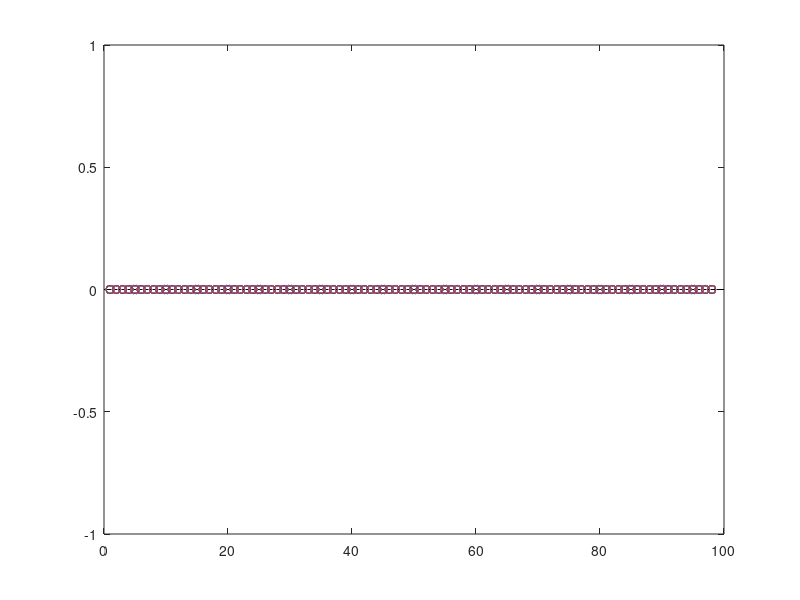

MATLAB code for this plot:
clear;

% Open the file containing the received samples
f2 = fopen('tx.dat', 'rb');
 
% read data from the file
tmp = fread(f2, 'float32');
rx = tmp(1:2:end)+1i*tmp(2:2:end);
rx = rx.';
rx = rx(1000:end);

% close the file
fclose(f2);

% f1 = fopen('tx.dat', 'rb');
% tx = fread(f1, 'float32'); 

load('tx'); 
disp(length(rx));

load('lts'); 

load('knownWN'); 

[r, lags] = xcorr(rx, lts); 
[~, startIndex] = max(abs(r)); 
startLag = lags(startIndex);
plot(lags, abs(r)); 

lts = rx(startLag:startLag + 191); 
ts1 = lts(64:127); 
ts2 = lts(128:191); 

fDeltaSum = 0; 

for m = 1:64
    fDeltaSum = fDeltaSum + angle(ts2(m)/ts1(m));
end

fDelta = fDeltaSum / (64^2); 
rxLong = rx((startLag+192):(startLag + 8799 + 192)); 

for k = 1:length(rxLong)
    rxLong(k) = rxLong(k)*(exp(-1i*fDelta*k)); 
end

rxR = reshape(rxLong, [80, 110]); 
rxR = rxR(17:80, :); 

rxData = rxR(:, 11:end); 

WN = rxR(:, 1:10);
knownWN = knownWN(17:80, :); 
H = fft(WN)./fft(knownWN); 
H = mean(H, 2); 

dataF = fft(rxData); 
% load('bestH'); 
dataF = dataF./H;

% Use pilots for finer angle offset correction
pilot7  = angle( dataF(7,:) /( 1+1j) );
pilot21 = angle( dataF(21,:)/(-1+1j) );
pilot44 = angle( dataF(44,:)/(-1-1j) );
pilot58 = angle( dataF(58,:)/( 1-1j) );
angleOffset = (pilot7+pilot21+pilot44+pilot58)./4;

dataF = dataF./exp(1j*angleOffset);

dataHat    = zeros(128,100);

for m = 1:100
    for n = 1:64
        dataHat(2*(n-1)+1,m) = sign(real(dataF(n,m)));
        dataHat(2*n,m) = sign(imag(dataF(n,m)));
    end
end

load('dataBitsRaw'); 

% totalWrong = reshape(dataHat, [1, 6400]) ~= reshape(dataBits, [1, 6400]);
dataHat  = dataHat       ([1:12,15:40,43:54,77:86,89:114,117:128], 1:95); 
dataBitsRaw = dataBitsRaw([1:12,15:40,43:54,77:86,89:114,117:128], 1:95);

% Saved BPSK data chopping
% dataBits = dataBits([1:6,8:20,22:27,39:43,45:57,59:64], 1:95);

% dataHat = dataHat(:, 1:50); 
% dataBits = dataBits(:, 1:50); 
totalWrong = (dataHat ~= dataBitsRaw); 
stem(totalWrong)
% plot(reshape(totalWrong, [1, 5300]), '.'); 

bitErrorRate = sum(sum(totalWrong)) / (49*95*2); 

% stem(reshape(dataHat, [1, 64000]))
% hold on
% stem(reshape(dataBits, [1, 64000]))